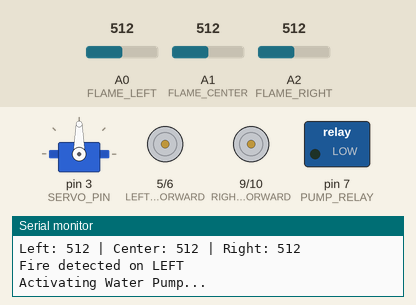
Recording of a sketch running on a simulated Arduino Uno, built with avr-gcc and run on an emulated ATmega328P. Parts: servo, motor-driver pin pairs drawn as motors (green arrow = first pin HIGH = forward, orange = second pin HIGH = backward, longer = more drive), switched loads named in the sketch (green lamp = pin HIGH), the last lines printed to the serial monitor. Inputs (shaded band) come from the test bench; at power-on: A0 (FLAME_LEFT) = 512, A1 (FLAME_CENTER) = 512, A2 (FLAME_RIGHT) = 512.

Above: at 1.03 s.
1.5 s: A0 (FLAME_LEFT) set to 900
At 4.2 s:
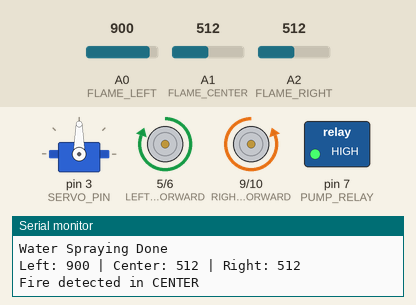
5.9 s: A1 (FLAME_CENTER) set to 900
At 8.44 s:
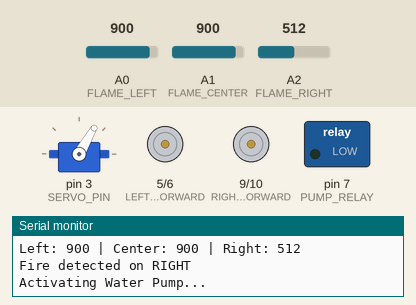
14.4 s: A2 (FLAME_RIGHT) set to 893
18.8 s: A2 (FLAME_RIGHT) set to 911
At 22.1 s:
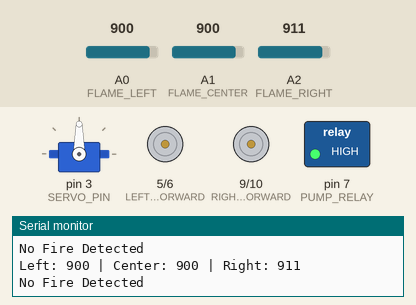
23.2 s: A2 (FLAME_RIGHT) set to 890
At 24.0 s:
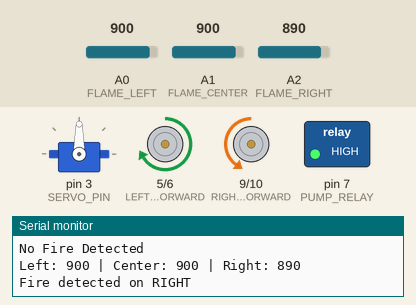
27.6 s: A0 (FLAME_LEFT) set to 716
Timing chart, 0 to 33.0 s (numbered marks = the images above; inputs shaded):
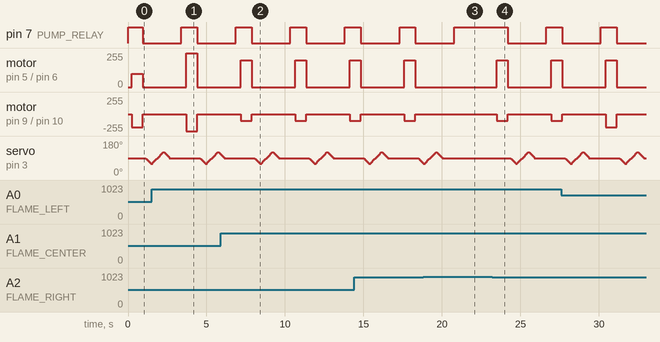

The sketch:

fire_robot.ino
```cpp
#include <Servo.h>

// -------------------- Flame Sensor Pins --------------------
#define FLAME_LEFT   A0
#define FLAME_CENTER A1
#define FLAME_RIGHT  A2

// -------------------- Motor Driver Pins --------------------
#define LEFT_MOTOR_FORWARD  5
#define LEFT_MOTOR_BACKWARD 6
#define RIGHT_MOTOR_FORWARD 9
#define RIGHT_MOTOR_BACKWARD 10

// -------------------- Relay & Servo --------------------
#define PUMP_RELAY 7
#define SERVO_PIN  3

Servo waterServo;

// Threshold value for flame detection
// (Lower value = stronger flame detected)
#define FIRE_THRESHOLD 900

// ----------------------------------------------------------

void setup() {
  Serial.begin(9600);

  // Motor pins setup
  pinMode(LEFT_MOTOR_FORWARD, OUTPUT);
  pinMode(LEFT_MOTOR_BACKWARD, OUTPUT);
  pinMode(RIGHT_MOTOR_FORWARD, OUTPUT);
  pinMode(RIGHT_MOTOR_BACKWARD, OUTPUT);

  // Relay setup (LOW = ON, HIGH = OFF)
  pinMode(PUMP_RELAY, OUTPUT);
  digitalWrite(PUMP_RELAY, HIGH); // Pump OFF initially

  // Servo setup (start from center)
  waterServo.attach(SERVO_PIN);
  delay(200);
  waterServo.write(90); // center position
  waterServo.detach();

  // Flame sensors as input
  pinMode(FLAME_LEFT, INPUT);
  pinMode(FLAME_CENTER, INPUT);
  pinMode(FLAME_RIGHT, INPUT);

  Serial.println("Fire Fighting Robot Initialized");
}

// ----------------------------------------------------------

void loop() {

  // Read values from flame sensors
  int leftValue   = analogRead(FLAME_LEFT);
  int centerValue = analogRead(FLAME_CENTER);
  int rightValue  = analogRead(FLAME_RIGHT);

  // Print sensor values (for debugging)
  Serial.print("Left: "); Serial.print(leftValue);
  Serial.print(" | Center: "); Serial.print(centerValue);
  Serial.print(" | Right: "); Serial.println(rightValue);

  bool fireFound = false;

  // -------- Fire Detection Logic --------

  if (leftValue < FIRE_THRESHOLD) {
    Serial.println("Fire detected on LEFT");

    moveForwardLeft();
    delay(700);

    stopMotors();
    sprayWater();

    fireFound = true;
  }

  else if (centerValue < FIRE_THRESHOLD) {
    Serial.println("Fire detected in CENTER");

    moveForward();
    delay(700);

    stopMotors();
    sprayWater();

    fireFound = true;
  }

  else if (rightValue < FIRE_THRESHOLD) {
    Serial.println("Fire detected on RIGHT");

    moveForwardRight();
    delay(700);

    stopMotors();
    sprayWater();

    fireFound = true;
  }

  // If no fire detected
  if (!fireFound) {
    stopMotors();
    digitalWrite(PUMP_RELAY, HIGH); // ensure pump is OFF
    Serial.println("No Fire Detected");
  }

  delay(300);
}

// ----------------------------------------------------------
// MOTOR CONTROL FUNCTIONS
// ----------------------------------------------------------

void moveForward() {
  digitalWrite(LEFT_MOTOR_FORWARD, HIGH);
  digitalWrite(LEFT_MOTOR_BACKWARD, LOW);
  digitalWrite(RIGHT_MOTOR_FORWARD, LOW);
  digitalWrite(RIGHT_MOTOR_BACKWARD, HIGH);
}

// Slight left turn
void moveForwardLeft() {
  analogWrite(LEFT_MOTOR_FORWARD, 100);   // slower
  digitalWrite(LEFT_MOTOR_BACKWARD, LOW);

  analogWrite(RIGHT_MOTOR_BACKWARD, 200); // faster
  digitalWrite(RIGHT_MOTOR_FORWARD, LOW);
}

// Slight right turn
void moveForwardRight() {
  analogWrite(LEFT_MOTOR_FORWARD, 200);   // faster
  digitalWrite(LEFT_MOTOR_BACKWARD, LOW);

  analogWrite(RIGHT_MOTOR_BACKWARD, 100); // slower
  digitalWrite(RIGHT_MOTOR_FORWARD, LOW);
}

void stopMotors() {
  digitalWrite(LEFT_MOTOR_FORWARD, LOW);
  digitalWrite(LEFT_MOTOR_BACKWARD, LOW);
  digitalWrite(RIGHT_MOTOR_FORWARD, LOW);
  digitalWrite(RIGHT_MOTOR_BACKWARD, LOW);
}

// ----------------------------------------------------------
// WATER SPRAY FUNCTION
// ----------------------------------------------------------

void sprayWater() {
  Serial.println("Activating Water Pump...");

  // Turn ON pump
  digitalWrite(PUMP_RELAY, LOW);

  // Attach servo before use
  waterServo.attach(SERVO_PIN);
  delay(150);

  // Sweep left
  for (int pos = 90; pos >= 60; pos -= 5) {
    waterServo.write(pos);
    delay(60);
  }

  // Sweep right
  for (int pos = 60; pos <= 120; pos += 5) {
    waterServo.write(pos);
    delay(60);
  }

  // Back to center
  for (int pos = 120; pos >= 90; pos -= 5) {
    waterServo.write(pos);
    delay(60);
  }

  delay(700); // keep spraying for some time

  // Stop everything
  waterServo.detach();
  digitalWrite(PUMP_RELAY, HIGH);

  Serial.println("Water Spraying Done");
}
```

Measured:
- the behaviour switches between 899 and 900 on A2 (FLAME_RIGHT) (found by bisection; images 2 and 3)
- after the input at 18.8 s, pin 7 (PUMP_RELAY): goes on until 20.8 s, then stays HIGH; motor on pin 5 (LEFT_MOTOR_FORWARD) / pin 6 (LEFT_MOTOR_BACKWARD): stays stopped (without the input it goes to forward 200/255 after 2.3 s)
- after the input at 23.2 s, pin 7 (PUMP_RELAY): HIGH → LOW after 0.98 s, → HIGH 2.5 s later; motor on pin 5 (LEFT_MOTOR_FORWARD) / pin 6 (LEFT_MOTOR_BACKWARD): stopped → forward 200/255 after 0.28 s, → stopped 0.70 s later, → forward 200/255 2.8 s later
- by itself, pin 7 (PUMP_RELAY): alternates HIGH for 1.0 s and LOW for 2.5 s
- by itself, motor on pin 5 (LEFT_MOTOR_FORWARD) / pin 6 (LEFT_MOTOR_BACKWARD): alternates forward 200/255 for 0.70 s and stopped for 2.8 s
- by itself, motor on pin 9 (RIGHT_MOTOR_FORWARD) / pin 10 (RIGHT_MOTOR_BACKWARD): alternates backward 100/255 for 0.70 s and stopped for 2.8 s
